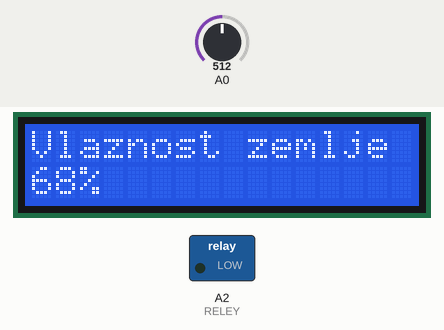
Simulated run of this sketch. Board: Arduino Zero (SAMD21). Shown: 16×2 character LCD, switched loads named in the sketch (green lamp = pin HIGH). Inputs (shaded band) come from the test bench; at power-on: A0 = 512 (analog values on the 0–1023 scale). What the sketch prints to the serial monitor is not drawn.

Above: at 1.2 s.
1.3 s: A0 set to 680
At 2.0 s:
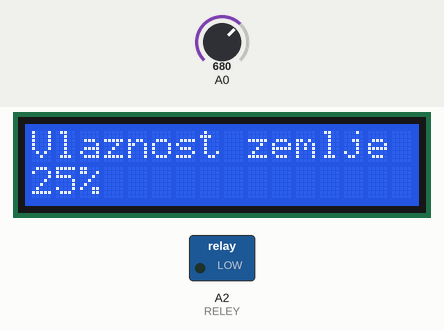
4.4 s: A0 set to 711
At 5.7 s:
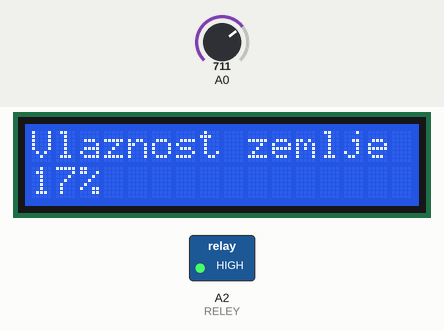
7.3 s: A0 set to 716
At 7.8 s:
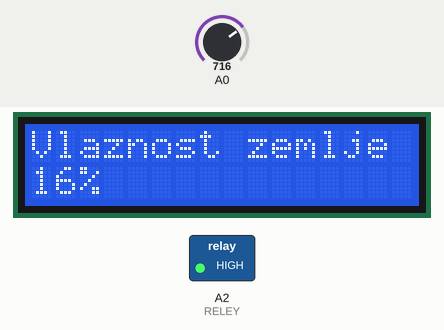
Timing chart, 0 to 10.3 s (numbered marks = the images above; inputs shaded):
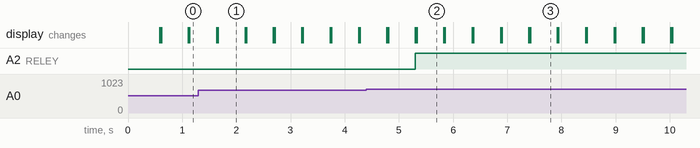

The sketch:

co_sa_relejem_ic2_i_kapacitivnim_senzorom_za_vlaznost_zemlje.ino
```cpp
 #include <Wire.h>

 #include <LiquidCrystal_I2C.h>
 LiquidCrystal_I2C lcd(0x27,16,2);

  const int DryVal=3120 ;
  const int WetVal= 1550 ;
   int soilMoistureVal;
   int soilMoisturePercent;

   bool pump_activation= false;

   #define SENSOR_IN 0
   #define RELEY 16

 void setup()
  {
    Serial.begin(6900);
   lcd.begin();    //initialize lcd screen
   lcd.backlight();  // turn on the backlight
   lcd.setCursor(0,0);
   analogReadResolution(12);
   pinMode(RELEY, OUTPUT);
   digitalWrite(RELEY, LOW);

  }
 void loop()
  {
    soilMoistureVal=analogRead(SENSOR_IN);
    Serial.print(soilMoistureVal);
    Serial.print(" - ");
    soilMoisturePercent= map(soilMoistureVal, DryVal, WetVal, 0, 100);

    soilMoisturePercent = constrain (soilMoisturePercent, 0, 100);

    Serial.println (soilMoisturePercent);
  lcd.clear();
   lcd.setCursor(0,0);
   lcd.print("Vlaznost zemlje");
   lcd.setCursor(0,1);
   lcd.print(soilMoisturePercent);;
   lcd.print("%");
   delay(500);

   lcd.clear();

   if (soilMoisturePercent <=20)
   {
    pumpOn();

    } else
    {
      pumpOff();

      }


  }


 void pumpOn()
 {
  digitalWrite(RELEY, HIGH);
   pump_activation= true;

  }

  void pumpOff()
 {
  digitalWrite(RELEY, LOW);
   pump_activation= false;
  }
```

Measured:
- the behaviour switches between 697 and 698 on A0 (found by bisection; images 1 and 2)
- after the input at 1.3 s, the display: first differs from a run without the input after 0.36 s (image 1)
- after the input at 4.4 s, A2 (RELEY): LOW → HIGH after 0.90 s; the display: first differs from a run without the input after 0.40 s (image 2)
- after the input at 7.3 s, the display: first differs from a run without the input after 0.12 s (image 3)
- what the display in image 1 shows lasts 0.5 s, from 1.7 s to 2.2 s
